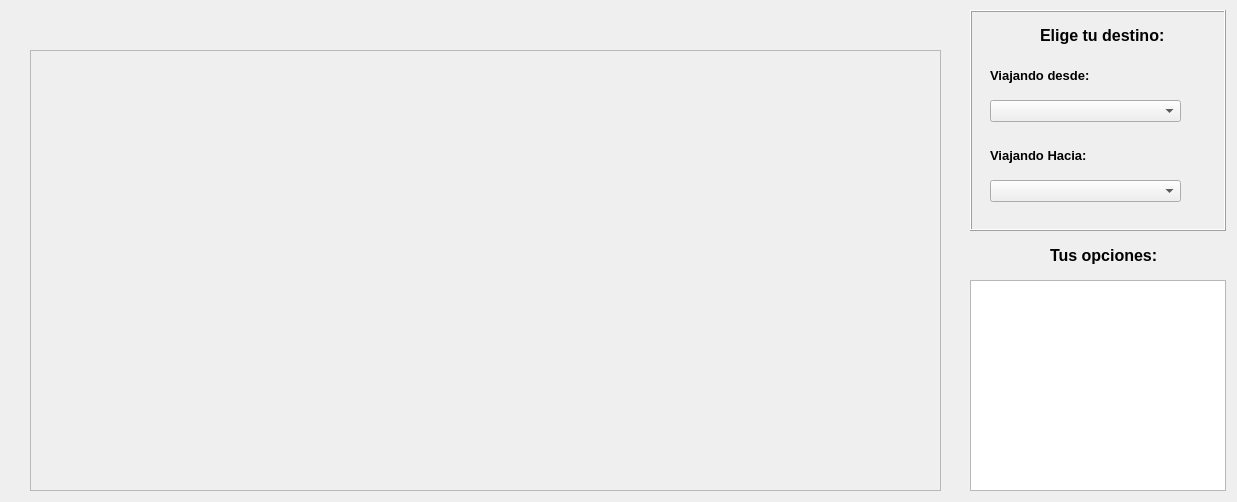
<?xml version="1.0" encoding="UTF-8"?>
<ui version="4.0">
 <class>cliente</class>
 <widget class="QDialog" name="cliente">
  <property name="geometry">
   <rect>
    <x>0</x>
    <y>0</y>
    <width>1237</width>
    <height>502</height>
   </rect>
  </property>
  <property name="windowTitle">
   <string>Elige tu destino</string>
  </property>
  <widget class="QFrame" name="frame_2">
   <property name="geometry">
    <rect>
     <x>30</x>
     <y>50</y>
     <width>911</width>
     <height>441</height>
    </rect>
   </property>
   <property name="styleSheet">
    <string notr="true">background-image: url(:/imagenes/mapa2.png);</string>
   </property>
   <property name="frameShape">
    <enum>QFrame::StyledPanel</enum>
   </property>
   <property name="frameShadow">
    <enum>QFrame::Plain</enum>
   </property>
  </widget>
  <widget class="QFrame" name="frame">
   <property name="geometry">
    <rect>
     <x>970</x>
     <y>10</y>
     <width>256</width>
     <height>221</height>
    </rect>
   </property>
   <property name="frameShape">
    <enum>QFrame::Box</enum>
   </property>
   <property name="frameShadow">
    <enum>QFrame::Raised</enum>
   </property>
   <widget class="QLabel" name="label">
    <property name="geometry">
     <rect>
      <x>70</x>
      <y>10</y>
      <width>141</width>
      <height>31</height>
     </rect>
    </property>
    <property name="font">
     <font>
      <pointsize>12</pointsize>
      <weight>75</weight>
      <bold>true</bold>
     </font>
    </property>
    <property name="text">
     <string>Elige tu destino:</string>
    </property>
   </widget>
   <widget class="QLabel" name="label_2">
    <property name="geometry">
     <rect>
      <x>20</x>
      <y>50</y>
      <width>171</width>
      <height>31</height>
     </rect>
    </property>
    <property name="font">
     <font>
      <pointsize>10</pointsize>
      <weight>75</weight>
      <bold>true</bold>
     </font>
    </property>
    <property name="text">
     <string>Viajando desde:</string>
    </property>
   </widget>
   <widget class="QLabel" name="label_3">
    <property name="geometry">
     <rect>
      <x>20</x>
      <y>130</y>
      <width>171</width>
      <height>31</height>
     </rect>
    </property>
    <property name="font">
     <font>
      <pointsize>10</pointsize>
      <weight>75</weight>
      <bold>true</bold>
     </font>
    </property>
    <property name="text">
     <string>Viajando Hacia: </string>
    </property>
   </widget>
   <widget class="QComboBox" name="comboBox">
    <property name="geometry">
     <rect>
      <x>20</x>
      <y>90</y>
      <width>191</width>
      <height>22</height>
     </rect>
    </property>
   </widget>
   <widget class="QComboBox" name="comboBox_2">
    <property name="geometry">
     <rect>
      <x>20</x>
      <y>170</y>
      <width>191</width>
      <height>22</height>
     </rect>
    </property>
   </widget>
  </widget>
  <widget class="QTableView" name="tableView">
   <property name="geometry">
    <rect>
     <x>970</x>
     <y>280</y>
     <width>256</width>
     <height>211</height>
    </rect>
   </property>
  </widget>
  <widget class="QLabel" name="label_4">
   <property name="geometry">
    <rect>
     <x>1050</x>
     <y>240</y>
     <width>141</width>
     <height>31</height>
    </rect>
   </property>
   <property name="font">
    <font>
     <pointsize>12</pointsize>
     <weight>75</weight>
     <bold>true</bold>
    </font>
   </property>
   <property name="text">
    <string>Tus opciones:</string>
   </property>
  </widget>
 </widget>
 <resources/>
 <connections/>
</ui>
